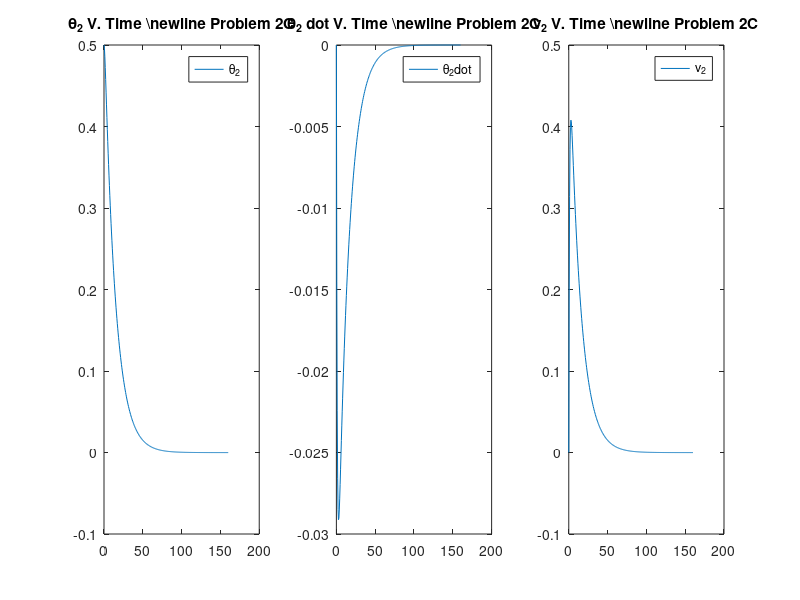
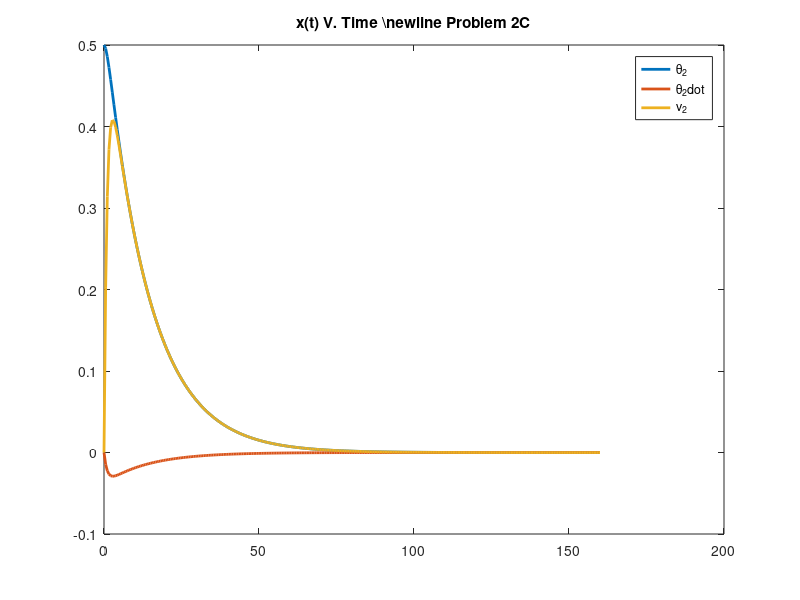

Recreate these plots in MATLAB, in order. (Note: this script raises an error after producing the figures.)
function hw6p2t2
%% theta(t) v(t) and u(t) 2
J1 = 12;
J2 = 14;
J3 = 8; 
Jw = 1; 
n = .0011;

A = [0 1 0; 3*n^2*(J3-J1)/J2 0 0; 0 0 0];
B = [0; 1/J2; -1/Jw];
x0 = [0.5; 0; 0];

Q = eye(3);
R = 10^0; 

t = linspace(0,160,300);

% Part B Solution
[K,S,E] = lqr(A,B,Q,R)

for i=1:length(t)
    x(:,i) = expm((A-B*K)*t(i))*x0;
end

figure(1)
subplot(1,3,1)
plot(t,x(1,:));
legend('\theta_2')
title('\theta_2 V. Time \newline Problem 2C','Interpreter','tex')

subplot(1,3,2)
plot(t,x(2,:));
legend('\theta_2dot')
title('\theta_2 dot V. Time \newline Problem 2C','Interpreter','tex')

subplot(1,3,3)
plot(t,x(3,:));
legend('v_2')
title('v_2 V. Time \newline Problem 2C','Interpreter','tex')

figure(2)
plot(t,x, 'linewidth',2);
legend('\theta_2','\theta_2dot','v_2')
title('x(t) V. Time \newline Problem 2C','Interpreter','tex')


%% Animation and integration stuff 

params.movie_filename = 'animation.avi';
myV = VideoWriter(params.movie_filename);
myV.Quality = 100; %quality is the quality of video taken - keep at 100, 80 or less is just garbage
open(myV); %opens the video for inputting frames

% INITIAL CONDITIONS
R0 = [1 0 0;0 1 0; 0 0 1]; %initially aligned so it is an identity matrix
J = [J1 0 0; 0 J2 0; 0 0 J3];
tMax = 90; 
% DEFINE THE TIME INTERVAL
tRate = 30;
t = linspace(0,tMax,tMax*tRate);

% INTEGRATE THE ANGULAR RATE EQUATIONS **AND** EULER'S EQUATIONS
[t,x] = ode45(@(t,x) f(t,x,J1,J2,J3,Jw,n,A,B,x0,Q,R,K),t,[RtoX(R0); x0]);

% CREATE A BOX AND SOME AXES
Hb = 1;
Mb = 6*(J(1,1)+J(2,2)-J(3,3))/(Hb^2);
Wb = sqrt((6/Mb)*(J(1,1)-J(2,2)+J(3,3)));
Lb = sqrt((6/Mb)*(-J(1,1)+J(2,2)+J(3,3)));
[p1,faces,colors] = makebox(Lb,Wb,Hb);
pAxis = [0 0; 0 0; 0 1];
pAngVel = [zeros(3,1) x0/norm(x0)];
pAngMom = [zeros(3,1) J*x0/norm(J*x0)];

% SETUP THE PLOT
figure(3);
clf;
axis(1.25*[-1 1 -1 1 -1 1]);
hold on;
plot3(0,0,0,'k.','markersize',16);
hAxis = line(pAxis(1,:),pAxis(2,:),pAxis(3,:));
set(hAxis,'linewidth',2,'color','r');
hAngVel = line(pAngVel(1,:),pAngVel(2,:),pAngVel(3,:));
set(hAngVel,'linewidth',2,'color','g');
hAngMom = line(pAngMom(1,:),pAngMom(2,:),pAngMom(3,:));
set(hAngMom,'linewidth',2,'color','b');
hBox = patch('Vertices',p1','Faces',faces,...
          'CData',colors,'FaceColor','flat');
hTitle = title(sprintf('t = %4.2f',0));
lighting flat
light('Position',[0 -2 -1])
light('Position',[0 -2 1])
xlabel('x');
ylabel('y');
zlabel('z');

% ANIMATE THE RESULTS
w = x(:,10:end);
x = x(:,1:9);
firsttime = 1;
i = 1;
dt = max(t)/(length(t)-1);
tic;
while (i<length(t))
    if (toc > dt)
        tic;
        i = i+1;
        R = XtoR(x(i,:));
        p0 = R*p1;
        set(hBox,'Vertices',p0');
        pAxis0 = R*pAxis;
        pAngVel = [zeros(3,1) w(i,:)'/norm(w(i,:)')];
        pAngVel0 = R*pAngVel;
        pAngMom = [zeros(3,1) J*(w(i,:)')/norm(J*(w(i,:)'))];
        pAngMom0 = R*pAngMom;
        set(hAxis,'xdata',pAxis0(1,:),'ydata',pAxis0(2,:),'zdata',pAxis0(3,:));
        set(hAngVel,'xdata',pAngVel0(1,:),'ydata',pAngVel0(2,:),'zdata',pAngVel0(3,:));
        set(hAngMom,'xdata',pAngMom0(1,:),'ydata',pAngMom0(2,:),'zdata',pAngMom0(3,:));
        set(hTitle,'string',sprintf('t = %4.2f',t(i)));
        
        if (firsttime)
            firsttime=0;
            pause(0.5);
        end
        drawnow;  
        frame = getframe(gcf); %puts frames in movie
        writeVideo(myV,frame);
    end
end
close(myV); %closes the video formally

function xdot = f(t,x,J1,J2,J3,Jw,n,A,B,x0,Q,R,K)
R = XtoR(x(1:9,1));
w = x(10:end,1);
Rdot = R*skew(w);
w = [w(1); w(2); w(3)];
wdot = (A-B*K)*w;
xdot = [RtoX(Rdot); wdot];

function S = skew(w)
S = [0 -w(3) w(2); w(3) 0 -w(1); -w(2) w(1) 0];

function X = RtoX(R)
X = reshape(R,9,1);

function R = XtoR(X)
R = reshape(X,3,3);

function [verts,faces,colors] = makebox(x,y,z)
verts = [0 x x 0 0 x x 0; 0 0 0 0 y y y y; 0 0 z z 0 0 z z];
verts = verts - repmat([x/2; y/2; z/2],1,size(verts,2));
faces = [1 2 3 4; 2 6 7 3; 6 5 8 7; 5 1 4 8; 4 3 7 8; 5 6 2 1];
colors(:,:,1) = 1*ones(1,size(faces,1));
colors(:,:,2) = 1*ones(1,size(faces,1));
colors(:,:,3) = 0*ones(1,size(faces,1));
colors(1,5,1) = 1;
colors(1,5,2) = 0;
colors(1,5,3) = 0;
colors(1,3,1) = 0;
colors(1,3,2) = 0;
colors(1,3,3) = 1;
colors(1,2,1) = 0;
colors(1,2,2) = 1;
colors(1,2,3) = 0;
